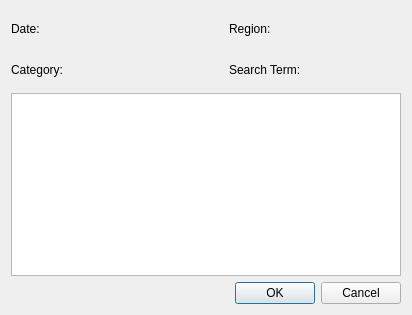
<?xml version="1.0" encoding="UTF-8"?>
<ui version="4.0">
 <class>Dialog</class>
 <widget class="QDialog" name="Dialog">
  <property name="geometry">
   <rect>
    <x>0</x>
    <y>0</y>
    <width>412</width>
    <height>315</height>
   </rect>
  </property>
  <property name="windowTitle">
   <string>Dialog</string>
  </property>
  <layout class="QVBoxLayout" name="verticalLayout_2">
   <item>
    <layout class="QVBoxLayout" name="verticalLayout">
     <item>
      <layout class="QGridLayout" name="gridLayout">
       <item row="0" column="0">
        <layout class="QHBoxLayout" name="horizontalLayout_6">
         <item>
          <widget class="QLabel" name="label_2">
           <property name="text">
            <string>Date: </string>
           </property>
          </widget>
         </item>
         <item>
          <widget class="QLabel" name="label">
           <property name="text">
            <string>&lt;YYYY-MM-DD&gt;</string>
           </property>
          </widget>
         </item>
         <item>
          <spacer name="verticalSpacer_3">
           <property name="orientation">
            <enum>Qt::Vertical</enum>
           </property>
           <property name="sizeHint" stdset="0">
            <size>
             <width>20</width>
             <height>40</height>
            </size>
           </property>
          </spacer>
         </item>
         <item>
          <spacer name="verticalSpacer">
           <property name="orientation">
            <enum>Qt::Vertical</enum>
           </property>
           <property name="sizeHint" stdset="0">
            <size>
             <width>20</width>
             <height>40</height>
            </size>
           </property>
          </spacer>
         </item>
         <item>
          <widget class="QLabel" name="label_4">
           <property name="text">
            <string>Region: </string>
           </property>
          </widget>
         </item>
         <item>
          <widget class="QLabel" name="label_3">
           <property name="text">
            <string>&lt;REGION&gt;</string>
           </property>
          </widget>
         </item>
        </layout>
       </item>
       <item row="1" column="0">
        <layout class="QHBoxLayout" name="horizontalLayout_3">
         <item>
          <widget class="QLabel" name="label_5">
           <property name="text">
            <string>Category: </string>
           </property>
          </widget>
         </item>
         <item>
          <widget class="QLabel" name="label_6">
           <property name="text">
            <string>&lt;CATEGORY&gt;</string>
           </property>
          </widget>
         </item>
         <item>
          <spacer name="verticalSpacer_4">
           <property name="orientation">
            <enum>Qt::Vertical</enum>
           </property>
           <property name="sizeHint" stdset="0">
            <size>
             <width>20</width>
             <height>40</height>
            </size>
           </property>
          </spacer>
         </item>
         <item>
          <spacer name="verticalSpacer_2">
           <property name="orientation">
            <enum>Qt::Vertical</enum>
           </property>
           <property name="sizeHint" stdset="0">
            <size>
             <width>20</width>
             <height>40</height>
            </size>
           </property>
          </spacer>
         </item>
         <item>
          <widget class="QLabel" name="label_7">
           <property name="text">
            <string>Search Term: </string>
           </property>
          </widget>
         </item>
         <item>
          <widget class="QLabel" name="label_8">
           <property name="text">
            <string>&lt;SEARCH&gt;</string>
           </property>
          </widget>
         </item>
        </layout>
       </item>
      </layout>
     </item>
     <item>
      <widget class="QTextBrowser" name="textBrowser"/>
     </item>
     <item>
      <widget class="QDialogButtonBox" name="buttonBox">
       <property name="orientation">
        <enum>Qt::Horizontal</enum>
       </property>
       <property name="standardButtons">
        <set>QDialogButtonBox::Cancel|QDialogButtonBox::Ok</set>
       </property>
      </widget>
     </item>
    </layout>
   </item>
  </layout>
 </widget>
 <resources/>
 <connections>
  <connection>
   <sender>buttonBox</sender>
   <signal>accepted()</signal>
   <receiver>Dialog</receiver>
   <slot>accept()</slot>
   <hints>
    <hint type="sourcelabel">
     <x>248</x>
     <y>254</y>
    </hint>
    <hint type="destinationlabel">
     <x>157</x>
     <y>274</y>
    </hint>
   </hints>
  </connection>
  <connection>
   <sender>buttonBox</sender>
   <signal>rejected()</signal>
   <receiver>Dialog</receiver>
   <slot>reject()</slot>
   <hints>
    <hint type="sourcelabel">
     <x>316</x>
     <y>260</y>
    </hint>
    <hint type="destinationlabel">
     <x>286</x>
     <y>274</y>
    </hint>
   </hints>
  </connection>
 </connections>
</ui>
